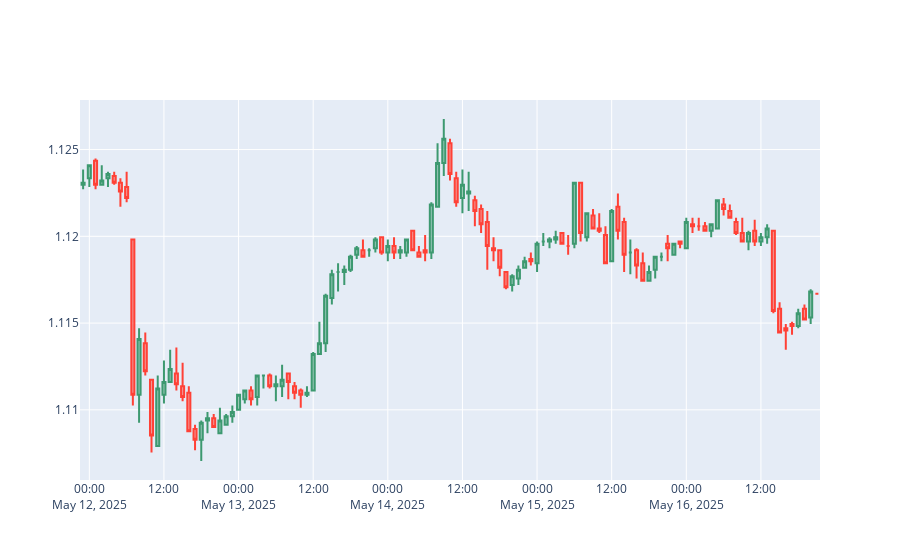

This figure's notebook cell:
### Code cell
# Visualize data as a candlestick chart
fig = go.Figure(
    data=go.Candlestick(
        x=data.index,
        open=data.Open.values.flatten(),
        close=data.Close.values.flatten(),
        high=data.High.values.flatten(),
        low=data.Low.values.flatten()
    )
)

# Hide the slider
fig.update_layout(xaxis_rangeslider_visible=False)
fig.show()
